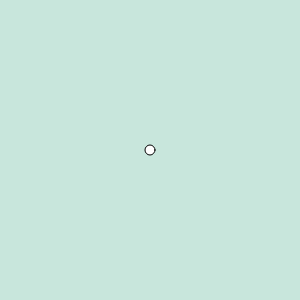
Frame 1 (no input)
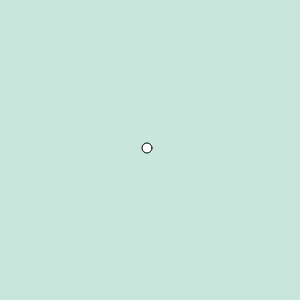
Frame 60 (no input)
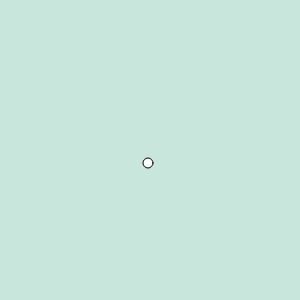
Frame 120 (the mouse pressed at the canvas centre since frame 60)

The p5.js sketch that drew these frames (run headless with seeded random() and noise() and a simulated clock; from frame 60 on, the mouse is pressed at the canvas centre):

// p5.js sketch
// ── sketch.js
var w;

function setup() {
  createCanvas(300,300);
  //background(200,230,220);//눈에좋은 그린!!

  w = new Walker();
}

function draw() {
  background(200,230,220);//눈에좋은 그린!!
  w.show();
  w.move();

}


//###Walker Object
function Walker() {
  this.x = width/2;
  this.y = height/2;

  this.show = function(){
  
   ellipse(this.x,this.y,10);
 }

 /*
 ?? 이클립스 컬러를 렌덤으로 바꾸려면??
 ???this.setColor = function(newColor) {
   this.penColor = newColor;
*/


  this.move = function(){
    var dice = int(random(4)); //0~3

    if (dice == 0) this.x++;
    else if (dice == 1) this.x--;
    else if (dice == 2) this.y++;
    else this.y--;
  }

}
